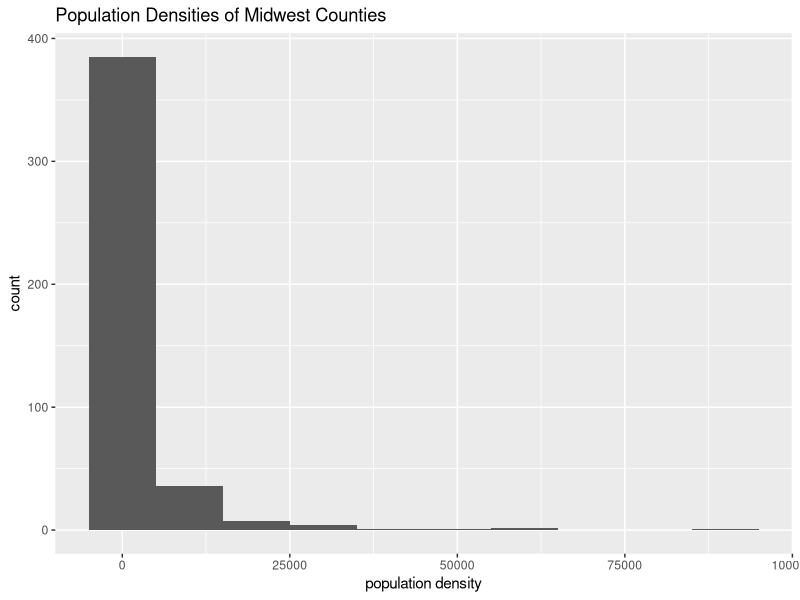
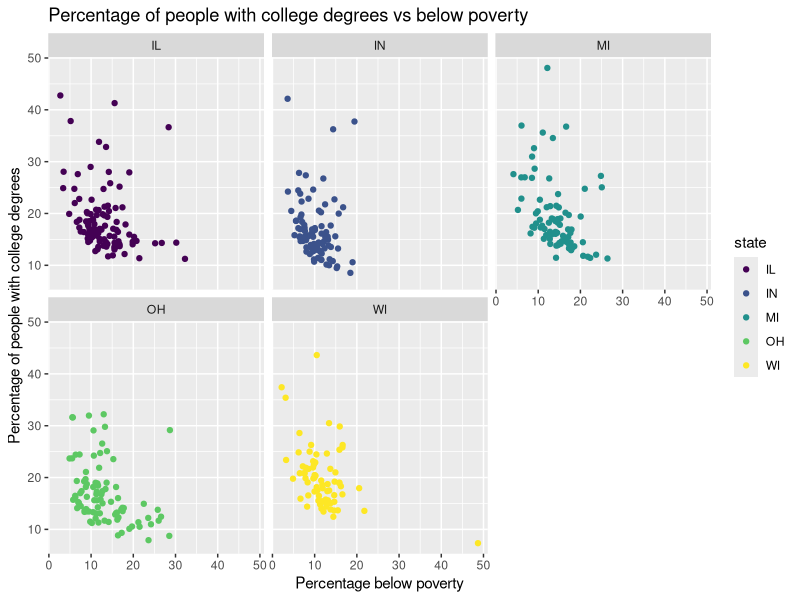

R code for these plots, in order:
## ---- chunk 1
#| label: load-packages
#| message: false

library(tidyverse)
library(viridis)
## ---- chunk 2
ggplot(midwest) +
  aes(x = popdensity) +
  geom_histogram(binwidth = 10000) +
  labs(title = "Population Densities of Midwest Counties", x = "population density", y = "count")

## ---- chunk 3
ggplot(midwest, aes(x = percbelowpoverty, y = percollege, color = state)) +
  scale_color_viridis_d() +
  geom_point() +
  facet_wrap(~state) +
  labs(title = "Percentage of people with college degrees vs below poverty",
       x = "Percentage below poverty",
       y = "Percentage of people with college degrees")

